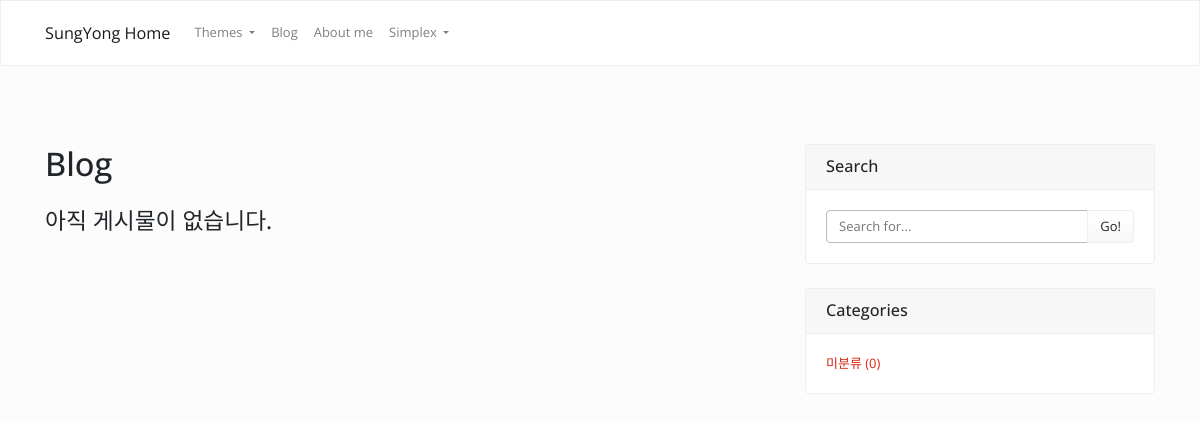
The page /blog/ on the database as committed earlier.
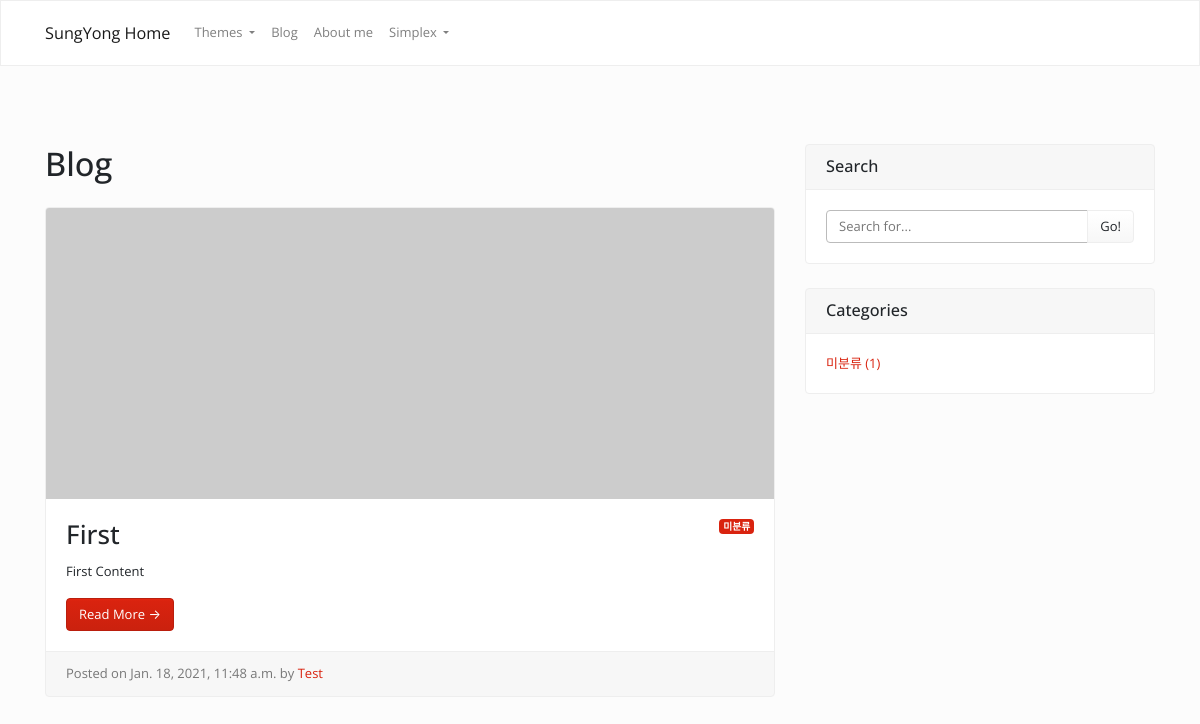
The same page on the database as committed later.
### blog/models.py (models this page shows, shortened)
class Post(models.Model):
    title = models.CharField(max_length=30)
    content = models.TextField()
    image = models.ImageField(upload_to='blog/%Y/%m/%d/', blank=True)
    created = models.DateTimeField()
    author = models.ForeignKey(User, on_delete=models.CASCADE)
    category = models.ForeignKey(Category, blank=True, null=True, on_delete=models.SET_NULL)
    def get_absolute_url(self):
        return '/blog/{}/'.format(self.pk)

### blog/views.py (the view)
# urls.py: path('', views.PostList.as_view()),
class PostList(ListView):
    model = Post
    def get_queryset(self):
        return Post.objects.order_by('-created')
    def get_context_data(self, *, object_list=None, **kwargs):
        context = super(PostList, self).get_context_data(**kwargs)
        context['category_list'] = Category.objects.all()
        context['posts_without_category'] = Post.objects.filter(category=None).count()
        return context

### blog/templates/blog/post_list.html
{% extends 'blog/base.html' %}
       {% block content %}
       <h1 class="my-4">Blog</h1>
       {% if object_list.exists %}
           {% for p in object_list %}
           <div class="card mb-4">
              {% if p.image %}
                <img class="card-img-top" src="{{p.image.url}}" alt="Card image cap">
              {% else %}
                <img class="card-img-top" src="https://picsum.photos/750/300" alt="Card image cap">
              {% endif %}
             <div class="card-body">
                 {% if p.category %}
                 <span class="badge badge-primary float-right">{{ p.category }}</span>
                 {% else %}
                 <span class="badge badge-primary float-right">미분류</span>
                 {% endif %}
                 <h2 class="card-title">{{ p.title }}</h2>
                 <p class="card-text">{{ p.content | truncatewords:50}}</p>
                 <a href="{{p.get_absolute_url}}" class="btn btn-primary" id="read-more-post-{{p.pk}}">Read More &rarr;</a>
             </div>
             <div class="card-footer text-muted">
               Posted on {{p.created}} by
               <a href="#">{{ p.author }}</a>
             </div>
           </div>
           {% endfor %}
           {% else %}
              <h3>아직 게시물이 없습니다. </h3>
       {% endif %}
       {% endblock %}

Rows that differ between the two databases and show on the page:
added Post: shows "미분류", title "First", content "First Content", created "Jan. 18, 2021, 11:48 a.m.", author "Test"
Other text that changed with them:
{{ posts_without_category }}: "0" → "1"
text no longer shown: "아직 게시물이 없습니다."
